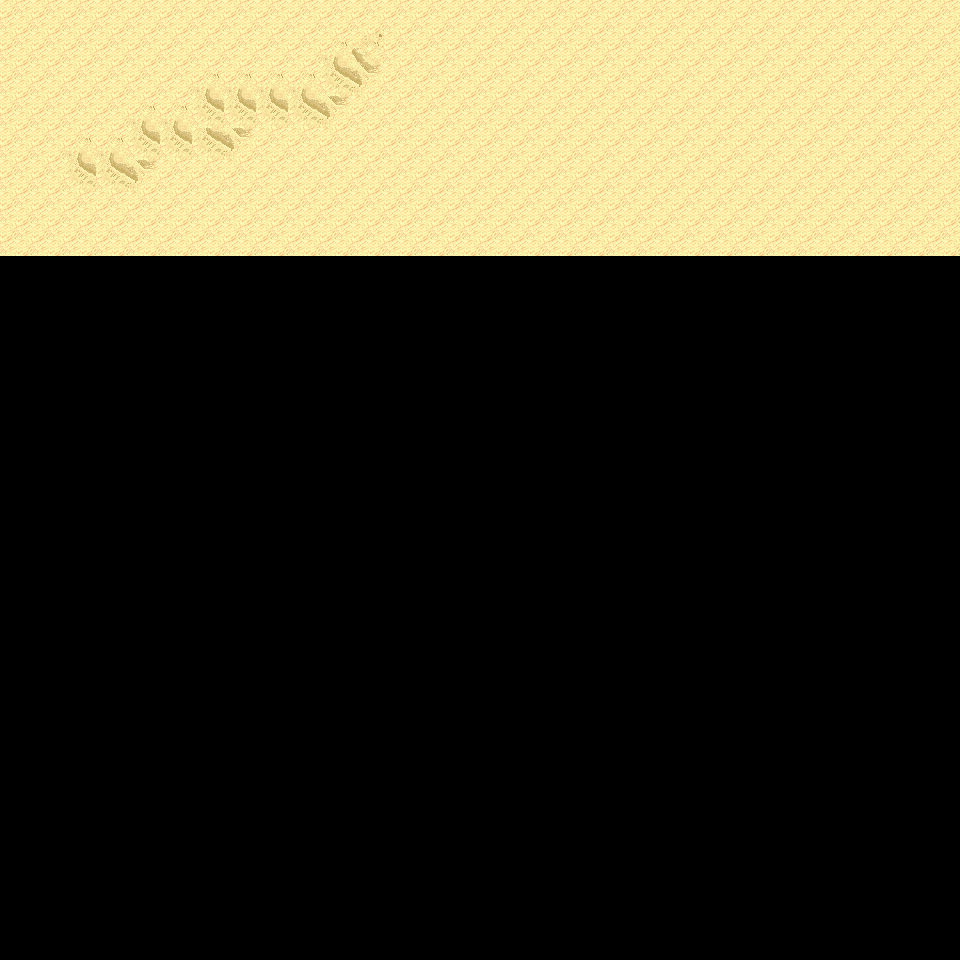

A level layout from a 2D game, rendered from its tile map. Below: a short description, then the map file with tile-grid data replaced by summaries:
An orthogonal 30x30 tile map with 32x32 px tiles, 6 tile layers (Ground, Object, Object2, Above, ...), 16 tilesets and 3 objects (3x mapExit).

<map version="1.0" orientation="orthogonal" renderorder="right-down" width="30" height="30" tilewidth="32" tileheight="32" nextobjectid="4">
  <tileset firstgid="1" name="tileset_logic_collision" tilewidth="32" tileheight="32" tilecount="1" columns="1">
    <image source="../drawable/tileset_logic_collision.png" width="32" height="32" />
  </tileset>
  <tileset firstgid="2" name="tileset_ground_ground" tilewidth="32" tileheight="32" tilecount="33" columns="3">
    <image source="../drawable/tileset_ground_ground.png" width="96" height="352" />
  </tileset>
  <tileset firstgid="35" name="tileset_terrain_desert" tilewidth="32" tileheight="32" tilecount="88" columns="8">
    <image source="../drawable/tileset_terrain_desert.png" width="256" height="352" />
  </tileset>
  <tileset firstgid="123" name="tileset_ground_sand_edges" tilewidth="32" tileheight="32" tilecount="15" columns="5">
    <image source="../drawable/tileset_ground_sand_edges.png" width="160" height="96" />
  </tileset>
  <tileset firstgid="138" name="tileset_ground_sand_2" tilewidth="32" tileheight="32" tilecount="15" columns="5">
    <image source="../drawable/tileset_ground_sand_2.png" width="160" height="96" />
  </tileset>
  <tileset firstgid="153" name="tileset_building_stone_ruins" tilewidth="32" tileheight="32" tilecount="72" columns="6">
    <image source="../drawable/tileset_building_stone_ruins.png" width="192" height="384" />
  </tileset>
  <tileset firstgid="225" name="tileset_item_statue_blackened_column" tilewidth="32" tileheight="32" tilecount="4" columns="1">
    <image source="../drawable/tileset_item_statue_blackened_column.png" width="32" height="128" />
  </tileset>
  <tileset firstgid="229" name="tileset_item_statue_skull_carving" tilewidth="32" tileheight="32" tilecount="4" columns="2">
    <image source="../drawable/tileset_item_statue_skull_carving.png" width="64" height="64" />
  </tileset>
  <tileset firstgid="233" name="tileset_item_statue_skullpedestal" tilewidth="32" tileheight="32" tilecount="2" columns="1">
    <image source="../drawable/tileset_item_statue_skullpedestal.png" width="32" height="64" />
  </tileset>
  <tileset firstgid="235" name="tileset_plant_tree_banana_tree" tilewidth="32" tileheight="32" tilecount="40" columns="4">
    <image source="../drawable/tileset_plant_tree_banana_tree.png" width="128" height="320" />
  </tileset>
  <tileset firstgid="275" name="tileset_plant_tree_palm_tree" tilewidth="32" tileheight="32" tilecount="6" columns="2">
    <image source="../drawable/tileset_plant_tree_palm_tree.png" width="64" height="96" />
  </tileset>
  <tileset firstgid="281" name="tileset_plant_tree_palm_trees" tilewidth="32" tileheight="32" tilecount="40" columns="4">
    <image source="../drawable/tileset_plant_tree_palm_trees.png" width="128" height="320" />
  </tileset>
  <tileset firstgid="321" name="tileset_plant_bush_large_green" tilewidth="32" tileheight="32" tilecount="9" columns="3">
    <image source="../drawable/tileset_plant_bush_large_green.png" width="96" height="96" />
  </tileset>
  <tileset firstgid="330" name="tileset_plant_cactus" tilewidth="32" tileheight="32" tilecount="2" columns="1">
    <image source="../drawable/tileset_plant_cactus.png" width="32" height="64" />
  </tileset>
  <tileset firstgid="332" name="tileset_plant_lily_pads" tilewidth="32" tileheight="32" tilecount="2" columns="1">
    <image source="../drawable/tileset_plant_lily_pads.png" width="32" height="64" />
  </tileset>
  <tileset firstgid="334" name="tileset_plant_round_cactuses" tilewidth="32" tileheight="32" tilecount="20" columns="10">
    <image source="../drawable/tileset_plant_round_cactuses.png" width="320" height="64" />
  </tileset>
  <layer name="Ground" width="30" height="30">
    <data>[900 cells, 240 non-empty, 5 distinct tile ids]</data>
  </layer>
  <layer name="Object" width="30" height="30">
    <data>[900 cells, 0 non-empty, 0 distinct tile ids]</data>
  </layer>
  <layer name="Object2" width="30" height="30">
    <data>[900 cells, 0 non-empty, 0 distinct tile ids]</data>
  </layer>
  <layer name="Above" width="30" height="30">
    <data>[900 cells, 0 non-empty, 0 distinct tile ids]</data>
  </layer>
  <layer name="Above2" width="30" height="30">
    <data>[900 cells, 0 non-empty, 0 distinct tile ids]</data>
  </layer>
  <layer name="Walkable" width="30" height="30">
    <data>[900 cells, 0 non-empty, 0 distinct tile ids]</data>
  </layer>
  <objectgroup name="MapEvents">
    <object id="1" name="north" type="mapExit" x="0" y="0" width="960" height="32">
      <properties>
        <property name="map" value="level_0_x35_y131" />
        <property name="x" value="0" />
        <property name="y" value="28" />
      </properties>
    </object>
    <object id="2" name="west" type="mapExit" x="0" y="0" width="32" height="960">
      <properties>
        <property name="map" value="level_0_x34_y132" />
        <property name="x" value="28" />
        <property name="y" value="0" />
      </properties>
    </object>
    <object id="3" name="east" type="mapExit" x="928" y="0" width="32" height="960">
      <properties>
        <property name="map" value="level_0_x36_y132" />
        <property name="x" value="1" />
        <property name="y" value="0" />
      </properties>
    </object>
  </objectgroup>
</map>
